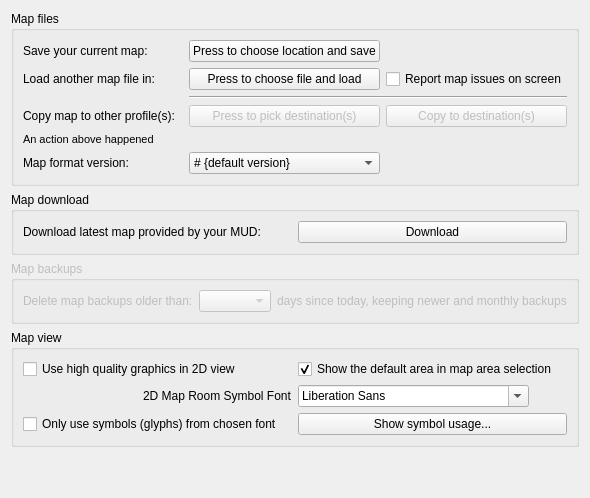
     <widget class="QWidget" name="tab_mapper">
      <attribute name="title">
       <string>Mapper</string>
      </attribute>
      <layout class="QGridLayout" name="gridLayout_24">
       <item row="0" column="0">
        <widget class="QGroupBox" name="groupBox_mapFiles">
         <property name="title">
          <string>Map files</string>
         </property>
         <layout class="QGridLayout" name="gridLayout_3">
          <item row="0" column="0">
           <widget class="QLabel" name="label_saveMap">
            <property name="text">
             <string>Save your current map:</string>
            </property>
            <property name="buddy">
             <cstring>pushButton_saveMap</cstring>
            </property>
           </widget>
          </item>
          <item row="0" column="1">
           <widget class="QPushButton" name="pushButton_saveMap">
            <property name="text">
             <string>Press to choose location and save</string>
            </property>
           </widget>
          </item>
          <item row="1" column="0">
           <widget class="QLabel" name="label_loadMap">
            <property name="text">
             <string>Load another map file in:</string>
            </property>
            <property name="buddy">
             <cstring>pushButton_loadMap</cstring>
            </property>
           </widget>
          </item>
          <item row="1" column="1">
           <widget class="QPushButton" name="pushButton_loadMap">
            <property name="text">
             <string>Press to choose file and load</string>
            </property>
           </widget>
          </item>
          <item row="1" column="2">
           <widget class="QCheckBox" name="checkBox_reportMapIssuesOnScreen">
            <property name="toolTip">
             <string>&lt;html&gt;&lt;head/&gt;&lt;body&gt;&lt;p&gt;Mudlet now does some sanity checking and repairing to clean up issues that may have arisen in previous version due to faulty code or badly documented commands.&lt;/p&gt;&lt;p&gt;However if significant problems are found the report can be quite extensive, particular for larger maps. In order to reduce the amount of on-screen messages this option (if not set) will cause most of the text to not be displayed - except for a suggestion to review the '&lt;b&gt;&lt;i&gt;./log/errors.txt&lt;/i&gt;&lt;/b&gt;' file in the specific profile's directory which will contain the equivelent details and can be referred to if other manual changes are felt necessary.&lt;/p&gt;&lt;p&gt;&lt;i&gt;This file is appended to and each report it contains should be date and time stamped and (unlike the on-screen version that reports issues as they occur) is sorted so that issues specific to a particular map area or room are collected in one part in each report.&lt;/i&gt;&lt;/p&gt;&lt;/body&gt;&lt;/html&gt;</string>
            </property>
            <property name="text">
             <string>Report map issues on screen</string>
            </property>
           </widget>
          </item>
          <item row="2" column="1" colspan="2">
           <widget class="Line" name="line_aboveCopyMap">
            <property name="orientation">
             <enum>Qt::Horizontal</enum>
            </property>
           </widget>
          </item>
          <item row="3" column="0">
           <widget class="QLabel" name="label_copyMap">
            <property name="text">
             <string>Copy map to other profile(s):</string>
            </property>
            <property name="buddy">
             <cstring>pushButton_chooseProfiles</cstring>
            </property>
           </widget>
          </item>
          <item row="3" column="1">
           <widget class="QPushButton" name="pushButton_chooseProfiles">
            <property name="enabled">
             <bool>false</bool>
            </property>
            <property name="toolTip">
             <string>&lt;html&gt;&lt;head/&gt;&lt;body&gt;&lt;p&gt;Use this button to bring up a menu which lists the other profiles in your system. Click on each one that you want to copy the current map &lt;i&gt;as it &lt;b&gt;now is&lt;/b&gt; in &lt;b&gt;this profile&lt;/b&gt;&lt;/i&gt; to those profiles. You can return here and change the selection whilst this dialog is still open but no changes or copies will be made &lt;b&gt;until you press the &amp;quot;&lt;/b&gt;&lt;i&gt;Copy to Destination(s)&amp;quot; button&lt;/i&gt;&lt;/b&gt;. When that button is pressed each of the selected profiles will be examined to determine the room where the player is located in each of those profiles: for profiles that are not loaded, the most recently saved map file is used; for profiles that &lt;b&gt;are&lt;/b&gt; currently loaded at this time, the room where the player is currently is is noted. All of the room numbers for those locations are then written out in the save of the map for &lt;b&gt;this&lt;/b&gt; profile with the normal &lt;i&gt;date-time-stamped&lt;/i&gt; name which is then copied to where the maps are stored for the other profiles. For the other profiles that are active they will then reload the new map and then should replace the player in the location noted - if it still exists; this may be not exactly the right place if there has been movement in the other profile in the meantime so this is best done when all active profiles to be so updated are quiesent!&lt;/p&gt;&lt;p&gt;To enable all the individual instances of a map that is shared between profiles to be kept in step it is best if all the profiles are updated in this manner at the same time rather than separately as previous versions of Mudlet did. If the map iteself is being edited it is essential for that to be done in one active profile at a time otherwise unsaved changes in one profile will get lost when a new map from a different profile is copied over and loaded!&lt;/p&gt;&lt;p&gt;&lt;i&gt;The previous control at this point in the &amp;quot;Profile Preferences&amp;quot; has been changed because it did not lend itself to modifications to enabling multiple profiles to be selected at once.&lt;/i&gt;&lt;/p&gt;&lt;/body&gt;&lt;/html&gt;</string>
            </property>
            <property name="text">
             <string>Press to pick destination(s)</string>
            </property>
           </widget>
          </item>
          <item row="3" column="2">
           <widget class="QPushButton" name="pushButton_copyMap">
            <property name="enabled">
             <bool>false</bool>
            </property>
            <property name="toolTip">
             <string>&lt;html&gt;&lt;head/&gt;&lt;body&gt;&lt;p&gt;Use this button to make the copy of the current map in &lt;b&gt;this profile&lt;/b&gt; to each of the &lt;i&gt;profiles&lt;/i&gt; selected via the control to the left. Those profiles will be examined to determine the room where the player is located in each of those profiles: for profiles that are not loaded, the most recently saved map file is used; for profiles that &lt;b&gt;are&lt;/b&gt; currently loaded at this time, the room where the player is currently located is noted. All of the room numbers for those locations are then included in the saved data of the map for &lt;b&gt;this&lt;/b&gt; profile with the normal &lt;i&gt;date-time-stamped&lt;/i&gt; name which is then copied to where the maps are stored for the other profiles. For the other profiles that are active they will then reload the new map and then they should replace the player in the location noted automatically - if it still exists; (this may be not exactly the right place if there has been movement in the other profile in the meantime so this is best done when all active profiles to be so updated are quiesent!)&lt;/p&gt;&lt;p&gt;To enable all the individual instances of a map that is shared between profiles to be kept in step it is best if all the profiles are updated this manner at the same time rather than separately as previous versions of Mudlet did. If the map iteself is being edited it is essential for that to be done in one active profile at a time otherwise unsaved changes in one profile will get lost when a new map from a different profile is copied over and loaded!&lt;/p&gt;&lt;/body&gt;&lt;/html&gt;</string>
            </property>
            <property name="text">
             <string>Copy to destination(s)</string>
            </property>
           </widget>
          </item>
          <item row="4" column="0" colspan="3">
           <widget class="QLabel" name="label_mapFileActionResult">
            <property name="font">
             <font>
              <pointsize>8</pointsize>
             </font>
            </property>
            <property name="text">
             <string>An action above happened</string>
            </property>
           </widget>
          </item>
          <item row="5" column="0">
           <widget class="QLabel" name="label_mapFileSaveFormatVersion">
            <property name="text">
             <string>Map format version:</string>
            </property>
           </widget>
          </item>
          <item row="5" column="1">
           <widget class="QComboBox" name="comboBox_mapFileSaveFormatVersion">
            <property name="sizePolicy">
             <sizepolicy hsizetype="Minimum" vsizetype="Fixed">
              <horstretch>0</horstretch>
              <verstretch>0</verstretch>
             </sizepolicy>
            </property>
            <property name="maximumSize">
             <size>
              <width>250</width>
              <height>16777215</height>
             </size>
            </property>
            <property name="toolTip">
             <string>&lt;html&gt;&lt;head/&gt;&lt;body&gt;&lt;p&gt;Change this to a lower version if you need to save your map in a format that can be read by older versions of Mudlet. Doing so will lose the extra data available in the current map format&lt;/p&gt;&lt;/body&gt;&lt;/html&gt;</string>
            </property>
            <property name="editable">
             <bool>false</bool>
            </property>
            <property name="currentText">
             <string># {default version}</string>
            </property>
            <item>
             <property name="text">
              <string># {default version}</string>
             </property>
            </item>
           </widget>
          </item>
         </layout>
        </widget>
       </item>
       <item row="1" column="0">
        <widget class="QGroupBox" name="groupBox_downloadMapOptions">
         <property name="title">
          <string>Map download</string>
         </property>
         <layout class="QGridLayout" name="gridLayout_23">
          <item row="0" column="0">
           <widget class="QLabel" name="label_11">
            <property name="toolTip">
             <string>&lt;html&gt;&lt;head/&gt;&lt;body&gt;&lt;p&gt;On MUDs that provide maps for download (currently IRE games only), you can press this button to get the latest map. Note that this will &lt;span style=&quot; font-weight:600;&quot;&gt;overwrite&lt;/span&gt; any changes you've done to your map, and will use the new map only&lt;/p&gt;&lt;/body&gt;&lt;/html&gt;</string>
            </property>
            <property name="text">
             <string>Download latest map provided by your MUD:</string>
            </property>
            <property name="buddy">
             <cstring>buttonDownloadMap</cstring>
            </property>
           </widget>
          </item>
          <item row="0" column="1">
           <widget class="QPushButton" name="buttonDownloadMap">
            <property name="toolTip">
             <string>&lt;html&gt;&lt;head/&gt;&lt;body&gt;&lt;p&gt;On MUDs that provide maps for download (currently IRE games only), you can press this button to get the latest map. Note that this will &lt;span style=&quot; font-weight:600;&quot;&gt;overwrite&lt;/span&gt; any changes you've done to your map, and will use the new map only&lt;/p&gt;&lt;/body&gt;&lt;/html&gt;</string>
            </property>
            <property name="text">
             <string>Download</string>
            </property>
           </widget>
          </item>
         </layout>
        </widget>
       </item>
       <item row="2" column="0">
        <widget class="QGroupBox" name="groupBox_mapBackups">
         <property name="enabled">
          <bool>false</bool>
         </property>
         <property name="title">
          <string>Map backups</string>
         </property>
         <layout class="QGridLayout" name="gridLayout_8">
          <item row="0" column="0">
           <widget class="QLabel" name="label_13">
            <property name="text">
             <string>Delete map backups older than:</string>
            </property>
            <property name="buddy">
             <cstring>comboBox</cstring>
            </property>
           </widget>
          </item>
          <item row="0" column="1">
           <widget class="QComboBox" name="comboBox">
            <property name="frame">
             <bool>true</bool>
            </property>
           </widget>
          </item>
          <item row="0" column="2">
           <widget class="QLabel" name="label_14">
            <property name="text">
             <string>days since today, keeping newer and monthly backups</string>
            </property>
            <property name="buddy">
             <cstring>comboBox</cstring>
            </property>
           </widget>
          </item>
         </layout>
        </widget>
       </item>
       <item row="3" column="0">
        <widget class="QGroupBox" name="groupBox_mapOptions">
         <property name="title">
          <string>Map view</string>
         </property>
         <layout class="QGridLayout" name="gridLayout_22">
          <item row="2" column="0" alignment="Qt::AlignRight">
           <widget class="QLabel" name="label_mapSymbolsFont">
            <property name="text">
             <string>2D Map Room Symbol Font</string>
            </property>
           </widget>
          </item>
          <item row="0" column="0">
           <widget class="QCheckBox" name="mMapperUseAntiAlias">
            <property name="toolTip">
             <string>&lt;html&gt;&lt;head/&gt;&lt;body&gt;&lt;p&gt;This enables anti-aliasing (AA) for the 2D map view, making it look smoother and nicer. Disable this if you're on a very slow computer.&lt;/p&gt;&lt;p&gt;3D map view always has anti-aliasing enabled.&lt;/p&gt;&lt;/body&gt;&lt;/html&gt;</string>
            </property>
            <property name="text">
             <string>Use high quality graphics in 2D view</string>
            </property>
           </widget>
          </item>
          <item row="2" column="1" alignment="Qt::AlignLeft">
           <widget class="QFontComboBox" name="fontComboBox_mapSymbols"/>
          </item>
          <item row="0" column="1">
           <widget class="QCheckBox" name="checkBox_showDefaultArea">
            <property name="toolTip">
             <string>&lt;html&gt;&lt;head/&gt;&lt;body&gt;&lt;p&gt;The default area (area id -1) is used by some mapper scripts as a temporary 'holding area' for rooms before they're placed in the correct area&lt;/p&gt;&lt;/body&gt;&lt;/html&gt;</string>
            </property>
            <property name="text">
             <string>Show the default area in map area selection</string>
            </property>
            <property name="checked">
             <bool>true</bool>
            </property>
           </widget>
          </item>
          <item row="3" column="0">
           <widget class="QCheckBox" name="checkBox_isOnlyMapSymbolFontToBeUsed">
            <property name="text">
             <string>Only use symbols (glyphs) from chosen font</string>
            </property>
           </widget>
          </item>
          <item row="3" column="1">
           <widget class="QPushButton" name="pushButton_showGlyphUsage">
            <property name="text">
             <string>Show symbol usage...</string>
            </property>
           </widget>
          </item>
         </layout>
        </widget>
       </item>
       <item row="4" column="0">
        <spacer name="verticalSpacer_mapper">
         <property name="orientation">
          <enum>Qt::Vertical</enum>
         </property>
         <property name="sizeHint" stdset="0">
          <size>
           <width>20</width>
           <height>40</height>
          </size>
         </property>
        </spacer>
       </item>
      </layout>
     </widget>
